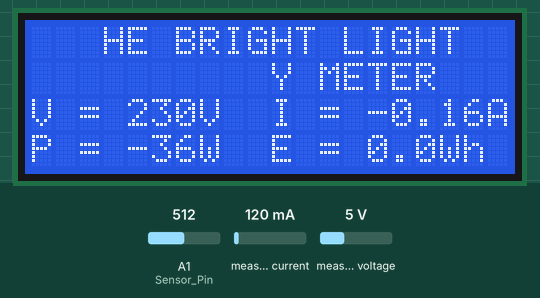
A sketch run on a simulated Arduino Uno, built with avr-gcc and run on an emulated ATmega328P. On the bench: 20×4 character LCD. The inputs (shaded band) are chosen by the test bench; at power-on: A1 (Sensor_Pin) = 512, measured voltage 5 V, measured current 120 mA.

Above: at 1.2 s.
1.3 s: A1 (Sensor_Pin) set to 0
At 2.6 s:
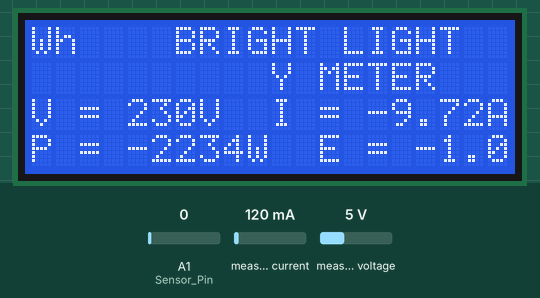
4.3 s: A1 (Sensor_Pin) set to 273
At 5.6 s:
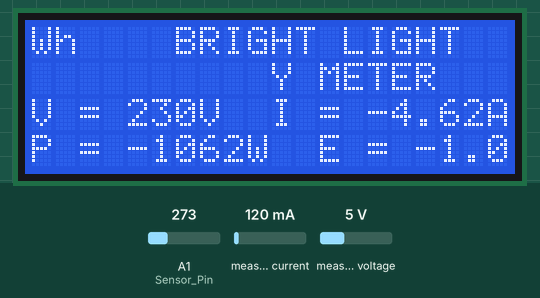
6.0 s: A1 (Sensor_Pin) set to 301
At 7.1 s:
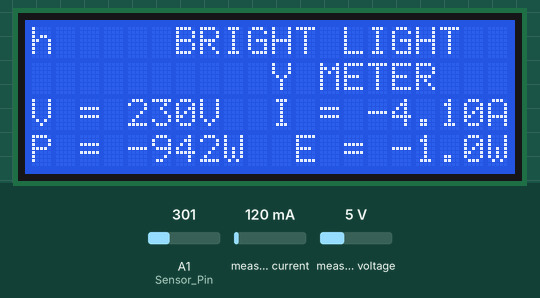
9.0 s: A1 (Sensor_Pin) set to 510
At 10.4 s:
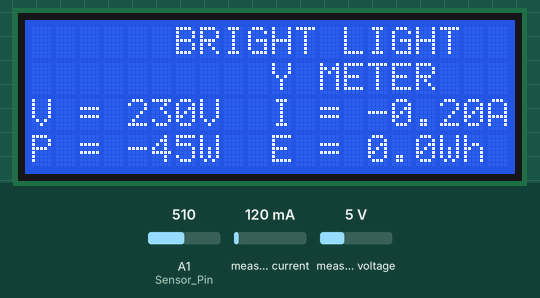
10.7 s: measured voltage set to 0.3 V
At 11.9 s:
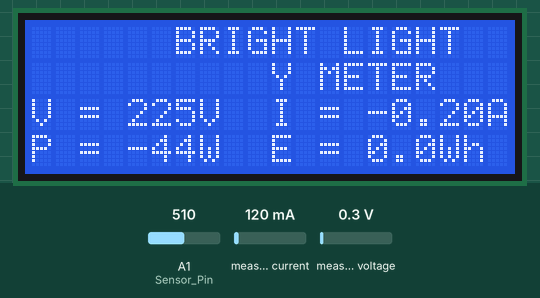
12.5 s: measured voltage set to 3.8 V
At 13.3 s:
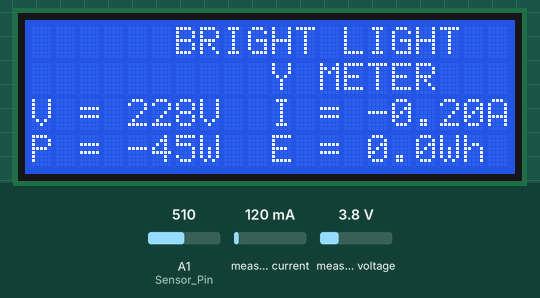
Timing chart, 0 to 15.4 s (numbered marks = the images above; inputs shaded):
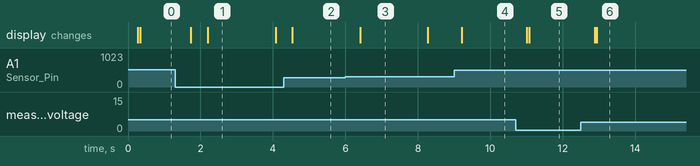

The sketch:

AC_Energy_Meter_Code.ino
```cpp
// include the library code:
#include <LiquidCrystal.h> //library for LCD

// initialize the library with the numbers of the interface pins
LiquidCrystal lcd(13, 12, 11, 10, 9, 8);

// Measuring Voltage
#include "EmonLib.h"   // Include Emon Library
EnergyMonitor emon1;   // Create an instance

// Measuring Current Using ACS712
const int Sensor_Pin = A1; //Connect current sensor with A1 of Arduino
int sensitivity = 185; // use 100 for 20A Module and 66 for 30A Module
int offsetvoltage = 2542;

void setup()
{
  emon1.voltage(A0,187, 1.7); // Voltage: input pin, calibration, phase_shift

  lcd.begin(20, 4); // set up the LCD's number of columns and rows:
  lcd.setCursor(0,0);
  lcd.print("  THE BRIGHT LIGHT    ");
  lcd.setCursor(0,1);
  lcd.print("  AC ENERGY METER             ");
}

void loop()
{
  //************************* Measure Voltage ******************************************
  emon1.calcVI(20,2000); // Calculate all. No.of half wavelengths (crossings), time-out
  int Voltage   = emon1.Vrms;  //extract Vrms into Variable

  lcd.setCursor(0,2);
  lcd.print("V = ");
  lcd.print(Voltage);
  lcd.print("V  ");

  //************************* Measure Current ******************************************
  unsigned int temp=0;
  float maxpoint = 0;
  for(int i=0;i<500;i++)
  {
    if(temp = analogRead(Sensor_Pin), temp>maxpoint)
    {
      maxpoint = temp;
    }
  }
  float ADCvalue = maxpoint;
  double eVoltage = (ADCvalue / 1024.0) * 5000; // Gets you mV
  double Current = ((eVoltage - offsetvoltage) / sensitivity);
  double AC_Current = ( Current ) / ( sqrt(2) );

  lcd.print("I = ");
  lcd.print(AC_Current,2);
  lcd.print("A          "); //unit for the current to be measured

  //************************* Measure Power ******************************************
  int Power = (Voltage * AC_Current);

  lcd.setCursor(0,3);
  lcd.print("P = ");
  lcd.print(Power);
  lcd.print("W  "); //unit for the current to be measured

  //************************* Measure Energy ******************************************
  long milisec = millis(); // calculate time in milliseconds
  long time=milisec/1000; // convert milliseconds to seconds

  float Energy = (Power*time)/3600; //Watt-sec is again convert to Watt-Hr by dividing 1hr(3600sec)

  lcd.print("E = ");
  lcd.print(Energy,1);
  lcd.print("Wh    "); //unit for the current to be measured

  delay(200);
}
```

Measured:
- the behaviour switches between 287 and 288 on A1 (Sensor_Pin) (found by bisection; images 2 and 3)
- after the input at 1.3 s, the display: first changes after 0.44 s (image 1 shows a later state)
- after the input at 4.3 s, the display: changes after 0.24 s (image 2)
- after the input at 6.0 s, the display: changes after 0.41 s (image 3)
- after the input at 9.0 s, the display: changes after 0.21 s (image 4)
- after the input at 10.7 s, the display: first changes after 0.31 s (image 5 shows a later state)
- after the input at 12.5 s, the display: first changes after 0.38 s (image 6 shows a later state)
